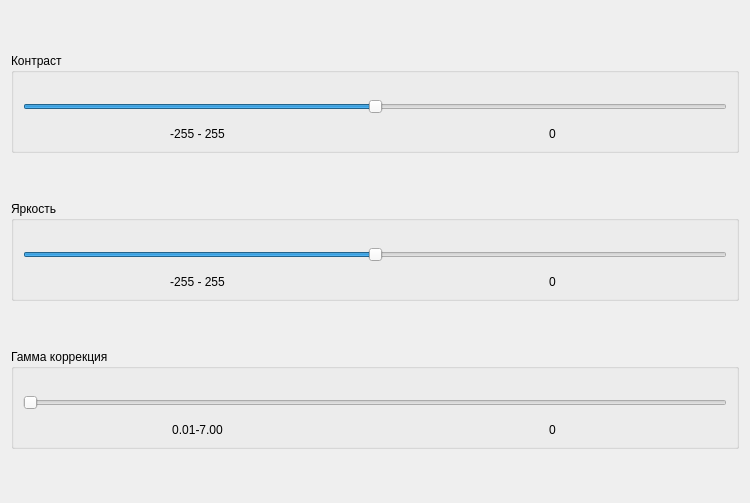
<?xml version="1.0" encoding="UTF-8"?>
<ui version="4.0">
 <class>EffectSliders</class>
 <widget class="QWidget" name="EffectSliders">
  <property name="geometry">
   <rect>
    <x>0</x>
    <y>0</y>
    <width>750</width>
    <height>503</height>
   </rect>
  </property>
  <property name="windowTitle">
   <string>Form</string>
  </property>
  <layout class="QGridLayout" name="gridLayout">
   <item row="0" column="0">
    <widget class="QGroupBox" name="ContrastBox">
     <property name="maximumSize">
      <size>
       <width>16777215</width>
       <height>100</height>
      </size>
     </property>
     <property name="title">
      <string>Контраст</string>
     </property>
     <layout class="QGridLayout" name="gridLayout_2">
      <item row="0" column="0" colspan="2">
       <widget class="QSlider" name="ContrastSlider">
        <property name="minimumSize">
         <size>
          <width>0</width>
          <height>50</height>
         </size>
        </property>
        <property name="minimum">
         <number>-255</number>
        </property>
        <property name="maximum">
         <number>255</number>
        </property>
        <property name="orientation">
         <enum>Qt::Horizontal</enum>
        </property>
       </widget>
      </item>
      <item row="1" column="0">
       <widget class="QLabel" name="ContrastBorder">
        <property name="text">
         <string>-255 - 255</string>
        </property>
        <property name="alignment">
         <set>Qt::AlignCenter</set>
        </property>
       </widget>
      </item>
      <item row="1" column="1">
       <widget class="QLabel" name="ContrastValue">
        <property name="text">
         <string>0</string>
        </property>
        <property name="alignment">
         <set>Qt::AlignCenter</set>
        </property>
       </widget>
      </item>
     </layout>
    </widget>
   </item>
   <item row="1" column="0">
    <widget class="QGroupBox" name="BrightnessBox">
     <property name="maximumSize">
      <size>
       <width>16777215</width>
       <height>100</height>
      </size>
     </property>
     <property name="title">
      <string>Яркость</string>
     </property>
     <layout class="QGridLayout" name="gridLayout_3">
      <item row="0" column="0" colspan="2">
       <widget class="QSlider" name="BrightnessSlider">
        <property name="minimumSize">
         <size>
          <width>0</width>
          <height>50</height>
         </size>
        </property>
        <property name="minimum">
         <number>-255</number>
        </property>
        <property name="maximum">
         <number>255</number>
        </property>
        <property name="orientation">
         <enum>Qt::Horizontal</enum>
        </property>
       </widget>
      </item>
      <item row="1" column="0">
       <widget class="QLabel" name="BrightnessBorder">
        <property name="text">
         <string>-255 - 255</string>
        </property>
        <property name="alignment">
         <set>Qt::AlignCenter</set>
        </property>
       </widget>
      </item>
      <item row="1" column="1">
       <widget class="QLabel" name="BrightnessValue">
        <property name="text">
         <string>0</string>
        </property>
        <property name="alignment">
         <set>Qt::AlignCenter</set>
        </property>
       </widget>
      </item>
     </layout>
    </widget>
   </item>
   <item row="2" column="0">
    <widget class="QGroupBox" name="GammaBox">
     <property name="maximumSize">
      <size>
       <width>16777215</width>
       <height>100</height>
      </size>
     </property>
     <property name="title">
      <string>Гамма коррекция</string>
     </property>
     <layout class="QGridLayout" name="gridLayout_4">
      <item row="0" column="0" colspan="2">
       <widget class="QSlider" name="GammaSlider">
        <property name="minimumSize">
         <size>
          <width>0</width>
          <height>50</height>
         </size>
        </property>
        <property name="minimum">
         <number>1</number>
        </property>
        <property name="maximum">
         <number>700</number>
        </property>
        <property name="orientation">
         <enum>Qt::Horizontal</enum>
        </property>
       </widget>
      </item>
      <item row="1" column="0">
       <widget class="QLabel" name="GammaBorder">
        <property name="text">
         <string>0.01-7.00</string>
        </property>
        <property name="alignment">
         <set>Qt::AlignCenter</set>
        </property>
       </widget>
      </item>
      <item row="1" column="1">
       <widget class="QLabel" name="GammaValue">
        <property name="text">
         <string>0</string>
        </property>
        <property name="alignment">
         <set>Qt::AlignCenter</set>
        </property>
       </widget>
      </item>
     </layout>
    </widget>
   </item>
  </layout>
 </widget>
 <resources/>
 <connections/>
</ui>
